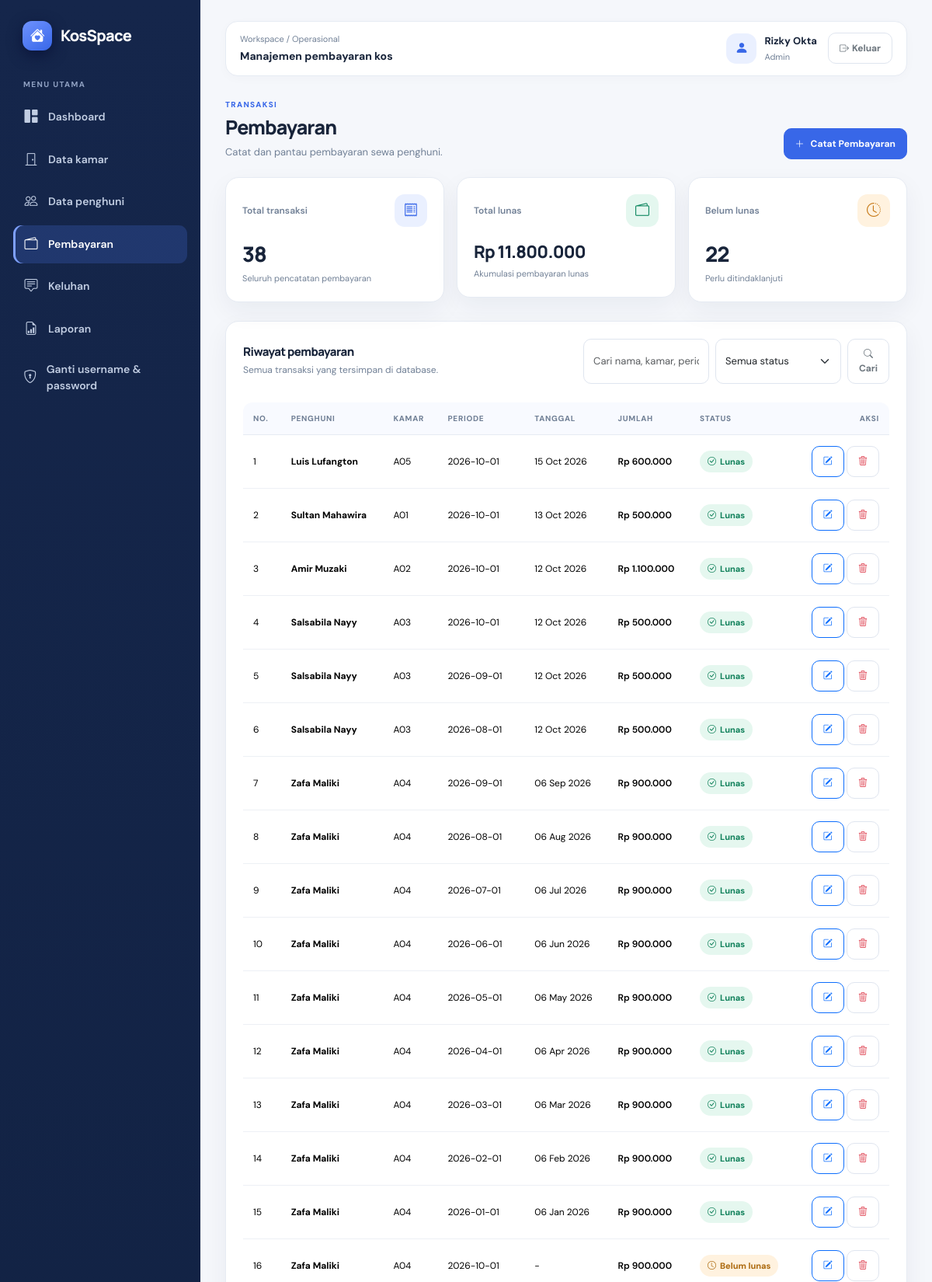
The app's page /admin/pembayaran.php (signed in, upper part) with its own data.
### tables this page shows
CREATE TABLE `pembayaran` (
  `id_pembayaran` int(10) UNSIGNED NOT NULL,
  `id_penghuni` int(10) UNSIGNED NOT NULL,
  `tanggal_pembayaran` date DEFAULT NULL,
  `periode_sewa` date NOT NULL,
  `jumlah_pembayaran` decimal(12,2) NOT NULL,
  `status_pembayaran` enum('belum_bayar','lunas','terlambat') NOT NULL DEFAULT 'belum_bayar',
  `created_at` timestamp NOT NULL DEFAULT current_timestamp()
);

CREATE TABLE `penghuni` (
  `id_penghuni` int(10) UNSIGNED NOT NULL,
  `id_user` int(10) UNSIGNED DEFAULT NULL,
  `id_kamar` int(10) UNSIGNED DEFAULT NULL,
  `nama` varchar(100) NOT NULL,
  `nomor_identitas_mahasiswa` varchar(30) NOT NULL,
  `no_telepon` varchar(20) DEFAULT NULL,
  `tanggal_mulai_tinggal` date NOT NULL,
  `status_penghuni` enum('aktif','nonaktif') NOT NULL DEFAULT 'aktif',
  `created_at` timestamp NOT NULL DEFAULT current_timestamp()
);

CREATE TABLE `kamar` (
  `id_kamar` int(10) UNSIGNED NOT NULL,
  `nomor_kamar` varchar(20) NOT NULL,
  `harga_sewa` decimal(12,2) NOT NULL,
  `fasilitas` text DEFAULT NULL,
  `status_kamar` enum('tersedia','terisi') NOT NULL DEFAULT 'tersedia',
  `created_at` timestamp NOT NULL DEFAULT current_timestamp(),
  `updated_at` timestamp NOT NULL DEFAULT current_timestamp() ON UPDATE current_timestamp()
);

### includes/auth.php (called while the page is built, shortened)
<?php
function isPengelolaUtama(): bool
{
    return ($_SESSION['role'] ?? '') === 'pengelola';
}
?>

### admin/pembayaran.php (the view, shortened to what this page needs)
<?php
require_once __DIR__ . '/../includes/auth.php'; wajibAdminArea();
require_once __DIR__ . '/../config/database.php';
$cari=trim($_GET['cari']??'');$status=trim($_GET['status']??'');$params=[];
$sql="SELECT b.id_pembayaran,b.id_penghuni,b.tanggal_pembayaran,b.periode_sewa,b.jumlah_pembayaran,b.status_pembayaran,p.nama,k.nomor_kamar FROM pembayaran b JOIN penghuni p ON p.id_penghuni=b.id_penghuni LEFT JOIN kamar k ON k.id_kamar=p.id_kamar WHERE 1=1";
$sql.=' ORDER BY b.tanggal_pembayaran DESC,b.id_pembayaran DESC';$st=$pdo->prepare($sql);$st->execute($params);$data=$st->fetchAll();
$total=(int)$pdo->query('SELECT COUNT(*) FROM pembayaran')->fetchColumn();$lunas=(float)$pdo->query("SELECT COALESCE(SUM(jumlah_pembayaran),0) FROM pembayaran WHERE status_pembayaran='lunas'")->fetchColumn();$belum=(int)$pdo->query("SELECT COUNT(*) FROM pembayaran WHERE status_pembayaran='belum_bayar'")->fetchColumn();
function eBayar($v){return htmlspecialchars((string)$v,ENT_QUOTES,'UTF-8');} function rpBayar($v){return 'Rp '.number_format((float)$v,0,',','.');} function tBayar($v,$status=''){return $status==='belum_bayar' ? '-' : ($v?date('d M Y',strtotime($v)):'-');}
?>
<!doctype html><html lang="id"><head><meta charset="utf-8"><meta name="viewport" content="width=device-width,initial-scale=1"><title>Pembayaran | KosSpace</title><link href="https://cdn.jsdelivr.net/npm/bootstrap@5.3.3/dist/css/bootstrap.min.css" rel="stylesheet"><link href="https://cdn.jsdelivr.net/npm/bootstrap-icons@1.11.3/font/bootstrap-icons.min.css" rel="stylesheet"><link href="../assets/css/app.css" rel="stylesheet"></head><body><div class="app-shell d-flex">
<?php include __DIR__.'/../includes/admin_sidebar.php'; ?><main class="app-main"><header class="topbar"><div><div class="topbar-kicker">Workspace / Operasional</div><div class="topbar-title">Manajemen pembayaran kos</div></div><div class="user-chip"><div class="avatar"><i class="bi bi-person-fill"></i></div><div class="d-none d-sm-block"><div class="user-name"><?=eBayar($_SESSION['nama']??'Pengelola')?></div><div class="user-role"><?= isPengelolaUtama() ? 'Pengelola utama' : 'Admin' ?></div></div><a href="../logout.php" class="btn btn-outline-secondary ms-1"><i class="bi bi-box-arrow-right me-1"></i><span class="d-none d-sm-inline">Keluar</span></a></div></header>
<section class="page-heading"><div><div class="eyebrow">Transaksi</div><h1>Pembayaran</h1><p>Catat dan pantau pembayaran sewa penghuni.</p></div><a href="pembayaran_tambah.php" class="btn btn-primary"><i class="bi bi-plus-lg me-2"></i>Catat Pembayaran</a></section>
<section class="row g-3 mb-4"><div class="col-4"><div class="stat-card"><div class="stat-top"><span class="stat-label">Total transaksi</span><span class="stat-icon icon-blue"><i class="bi bi-receipt"></i></span></div><div class="stat-value"><?=number_format($total)?></div><div class="stat-foot">Seluruh pencatatan pembayaran</div></div></div><div class="col-4"><div class="stat-card"><div class="stat-top"><span class="stat-label">Total lunas</span><span class="stat-icon icon-green"><i class="bi bi-wallet2"></i></span></div><div class="stat-value" style="font-size:22px"><?=rpBayar($lunas)?></div><div class="stat-foot">Akumulasi pembayaran lunas</div></div></div><div class="col-4"><div class="stat-card"><div class="stat-top"><span class="stat-label">Belum lunas</span><span class="stat-icon icon-orange"><i class="bi bi-clock-history"></i></span></div><div class="stat-value"><?=number_format($belum)?></div><div class="stat-foot">Perlu ditindaklanjuti</div></div></div></section>
<section class="panel"><div class="d-flex flex-column flex-lg-row justify-content-between align-items-lg-center gap-3 mb-4"><div><h2 class="panel-title">Riwayat pembayaran</h2><div class="panel-subtitle">Semua transaksi yang tersimpan di database.</div></div><form method="get" class="d-flex flex-column flex-sm-row gap-2"><input name="cari" class="form-control" placeholder="Cari nama, kamar, periode..." value="<?=eBayar($cari)?>"><select name="status" class="form-select" style="min-width:135px"><option value="">Semua status</option><option value="lunas" <?=$status==='lunas'?'selected':''?>>Lunas</option><option value="belum_bayar" <?=$status==='belum_bayar'?'selected':''?>>Belum lunas</option></select><button class="btn btn-outline-secondary"><i class="bi bi-search"></i> Cari</button><?php if($cari||$status):?><a class="btn btn-outline-secondary" href="pembayaran.php">Reset</a><?php endif;?></form></div>
<div class="table-responsive"><table class="table table-hover align-middle mb-0"><thead><tr><th>No.</th><th>Penghuni</th><th>Kamar</th><th>Periode</th><th>Tanggal</th><th>Jumlah</th><th>Status</th><th class="text-end">Aksi</th></tr></thead><tbody><?php if(!$data):?><tr><td colspan="8"><div class="empty-state"><i class="bi bi-wallet2"></i><strong class="d-block text-dark mb-1">Belum ada pembayaran</strong><span>Catat pembayaran pertama untuk mulai membuat riwayat.</span></div></td></tr><?php else: foreach($data as $i=>$r):?><tr><td><?=$i+1?></td><td><strong><?=eBayar($r['nama'])?></strong></td><td><?=eBayar($r['nomor_kamar']??'-')?></td><td><?=eBayar($r['periode_sewa'])?></td><td><?=tBayar($r['tanggal_pembayaran'],$r['status_pembayaran'])?></td><td class="fw-semibold"><?=rpBayar($r['jumlah_pembayaran'])?></td><td><?php if($r['status_pembayaran']==='lunas'):?><span class="soft-badge"><i class="bi bi-check-circle"></i>Lunas</span><?php else:?><span class="soft-badge pending"><i class="bi bi-clock"></i>Belum lunas</span><?php endif;?></td><td class="text-end text-nowrap"><a class="btn btn-sm btn-outline-primary" href="pembayaran_edit.php?id=<?=(int)$r['id_pembayaran']?>"><i class="bi bi-pencil-square"></i></a> <form method="post" class="d-inline" onsubmit="return confirm('Hapus transaksi ini?');"><input type="hidden" name="csrf_token" value="<?=eBayar($_SESSION['csrf_token'])?>"><input type="hidden" name="aksi" value="hapus"><input type="hidden" name="id_pembayaran" value="<?=(int)$r['id_pembayaran']?>"><button class="btn btn-sm btn-outline-danger"><i class="bi bi-trash3"></i></button></form></td></tr><?php endforeach;endif;?></tbody></table></div></section><footer class="app-footer">&copy; <?=date('Y')?> KosSpace · Sistem Informasi Pengelolaan Kos Mahasiswa</footer></main></div></body></html>

### assets/css/app.css (style rules this page uses)
:root { --ks-navy:#15264b;--ks-navy-2:#1c3565;--ks-blue:#3867e8;--ks-blue-soft:#eaf0ff;--ks-bg:#f5f7fb;--ks-card:#fff;--ks-text:#18243a;--ks-muted:#718096;--ks-border:#e6ebf3;--ks-green:#138a63;--ks-shadow:0 12px 32px rgba(22,39,73,.055) }
* { box-sizing:border-box }
body { margin:0;background:var(--ks-bg);color:var(--ks-text);font-family:'DM Sans',system-ui,sans-serif;font-size:14px }
h1,h2,h3,h4,h5,h6,.brand,.stat-value { font-family:'Manrope','DM Sans',sans-serif;letter-spacing:-.035em }
a { text-decoration:none }
.app-shell { min-height:100vh }
.app-main { min-width:0;flex:1;padding:27px 32px 25px }
.topbar { display:flex;align-items:center;justify-content:space-between;gap:16px;background:#fff;border:1px solid var(--ks-border);border-radius:16px;padding:14px 18px;margin-bottom:29px;box-shadow:0 3px 14px rgba(22,39,73,.025) }
.topbar-kicker { font-size:11px;color:var(--ks-muted);margin-bottom:3px }
.topbar-title { font-size:14px;font-weight:700 }
.user-chip { display:flex;align-items:center;gap:10px }
.avatar { width:39px;height:39px;display:grid;place-items:center;border-radius:13px;background:var(--ks-blue-soft);color:var(--ks-blue);font-size:17px;font-weight:800;flex-shrink:0 }
.user-name { font-weight:700;font-size:13px }
.user-role { color:var(--ks-muted);font-size:11px;margin-top:2px }
.page-heading { display:flex;align-items:flex-end;justify-content:space-between;gap:15px;margin-bottom:23px }
.page-heading h1 { font-size:25px;font-weight:800;margin:0 0 7px }
.page-heading p { margin:0;color:var(--ks-muted);font-size:13px }
.eyebrow { color:var(--ks-blue);font-size:10px;text-transform:uppercase;letter-spacing:.13em;font-weight:800;margin-bottom:7px }
.panel,.stat-card { background:var(--ks-card);border:1px solid var(--ks-border);border-radius:17px;box-shadow:var(--ks-shadow) }
.panel { padding:22px }
.panel-title { font-size:15px;font-weight:800;margin:0 }
.panel-subtitle { color:var(--ks-muted);font-size:12px;margin-top:5px }
.stat-card { padding:21px;min-height:145px;transition:transform .18s,box-shadow .18s }
.stat-top { display:flex;justify-content:space-between;align-items:center;gap:10px;margin-bottom:19px }
.stat-label { color:var(--ks-muted);font-size:12px;font-weight:600 }
.stat-icon { width:42px;height:42px;border-radius:13px;display:grid;place-items:center;font-size:18px }
.icon-blue { background:#eaf0ff;color:#3867e8 }
.icon-green { background:#e4f7ef;color:#138a63 }
.icon-orange { background:#fff2df;color:#c77917 }
.stat-value { font-size:27px;font-weight:800;line-height:1.2;overflow-wrap:anywhere }
.stat-foot { font-size:11px;color:var(--ks-muted);margin-top:7px }
.btn { border-radius:10px;font-weight:700;font-size:12px;padding:10px 14px }
.btn-primary { background:var(--ks-blue);border-color:var(--ks-blue) }
.btn-outline-secondary,.btn-outline-danger { border-color:#dfe5ef }
.form-control,.form-select { border-color:#dfe5ef;border-radius:10px;min-height:44px;font-size:13px;padding:10px 12px }
.soft-badge { display:inline-flex;align-items:center;gap:5px;padding:6px 10px;border-radius:999px;background:#e5f7ef;color:#11815b;font-size:11px;font-weight:800 }
.soft-badge.pending { background:#fff2df;color:#ad6b10 }
.table { font-size:12px;vertical-align:middle }
.table thead th { background:#f8faff;color:#718096;font-size:10px;text-transform:uppercase;letter-spacing:.07em;font-weight:800;border-bottom:1px solid var(--ks-border);padding:13px }
.table tbody td { padding:14px 13px;border-color:#edf0f5 }
.table td form { margin:0 }
.table-responsive { border-radius:12px }

### records on screen
pembayaran: id_penghuni.nama "Luis Lufangton", kamar.nomor_kamar "A05", periode_sewa "2026-10-01", tanggal_pembayaran+status_pembayaran "15 Oct 2026", jumlah_pembayaran "Rp 600.000", shows "Lunas"
pembayaran: id_penghuni.nama "Sultan Mahawira", kamar.nomor_kamar "A01", periode_sewa "2026-10-01", tanggal_pembayaran+status_pembayaran "13 Oct 2026", jumlah_pembayaran "Rp 500.000", shows "Lunas"
pembayaran: id_penghuni.nama "Amir Muzaki", kamar.nomor_kamar "A02", periode_sewa "2026-10-01", tanggal_pembayaran+status_pembayaran "12 Oct 2026", jumlah_pembayaran "Rp 1.100.000", shows "Lunas"
pembayaran: id_penghuni.nama "Salsabila Nayy", kamar.nomor_kamar "A03", periode_sewa "2026-10-01", tanggal_pembayaran+status_pembayaran "12 Oct 2026", jumlah_pembayaran "Rp 500.000", shows "Lunas"
pembayaran: id_penghuni.nama "Salsabila Nayy", kamar.nomor_kamar "A03", periode_sewa "2026-09-01", tanggal_pembayaran+status_pembayaran "12 Oct 2026", jumlah_pembayaran "Rp 500.000", shows "Lunas"
pembayaran: id_penghuni.nama "Salsabila Nayy", kamar.nomor_kamar "A03", periode_sewa "2026-08-01", tanggal_pembayaran+status_pembayaran "12 Oct 2026", jumlah_pembayaran "Rp 500.000", shows "Lunas"
pembayaran: id_penghuni.nama "Zafa Maliki", kamar.nomor_kamar "A04", periode_sewa "2026-09-01", tanggal_pembayaran+status_pembayaran "06 Sep 2026", jumlah_pembayaran "Rp 900.000", shows "Lunas"
pembayaran: id_penghuni.nama "Zafa Maliki", kamar.nomor_kamar "A04", periode_sewa "2026-08-01", tanggal_pembayaran+status_pembayaran "06 Aug 2026", jumlah_pembayaran "Rp 900.000", shows "Lunas"
pembayaran: id_penghuni.nama "Zafa Maliki", kamar.nomor_kamar "A04", periode_sewa "2026-07-01", tanggal_pembayaran+status_pembayaran "06 Jul 2026", jumlah_pembayaran "Rp 900.000", shows "Lunas"
pembayaran: id_penghuni.nama "Zafa Maliki", kamar.nomor_kamar "A04", periode_sewa "2026-06-01", tanggal_pembayaran+status_pembayaran "06 Jun 2026", jumlah_pembayaran "Rp 900.000", shows "Lunas"
pembayaran: id_penghuni.nama "Zafa Maliki", kamar.nomor_kamar "A04", periode_sewa "2026-05-01", tanggal_pembayaran+status_pembayaran "06 May 2026", jumlah_pembayaran "Rp 900.000", shows "Lunas"
pembayaran: id_penghuni.nama "Zafa Maliki", kamar.nomor_kamar "A04", periode_sewa "2026-04-01", tanggal_pembayaran+status_pembayaran "06 Apr 2026", jumlah_pembayaran "Rp 900.000", shows "Lunas"
pembayaran: id_penghuni.nama "Zafa Maliki", kamar.nomor_kamar "A04", periode_sewa "2026-03-01", tanggal_pembayaran+status_pembayaran "06 Mar 2026", jumlah_pembayaran "Rp 900.000", shows "Lunas"
pembayaran: id_penghuni.nama "Zafa Maliki", kamar.nomor_kamar "A04", periode_sewa "2026-02-01", tanggal_pembayaran+status_pembayaran "06 Feb 2026", jumlah_pembayaran "Rp 900.000", shows "Lunas"
pembayaran: id_penghuni.nama "Zafa Maliki", kamar.nomor_kamar "A04", periode_sewa "2026-01-01", tanggal_pembayaran+status_pembayaran "06 Jan 2026", jumlah_pembayaran "Rp 900.000", shows "Lunas"
pembayaran: id_penghuni.nama "Zafa Maliki", kamar.nomor_kamar "A04", periode_sewa "2026-10-01", tanggal_pembayaran+status_pembayaran "-", jumlah_pembayaran "Rp 900.000", shows "Belum lunas"

### other values on screen
eBayar($_SESSION['nama']??'Pengelola') "Rizky Okta"
$total "38"
rpBayar($lunas) "Rp 11.800.000"
$belum "22"
